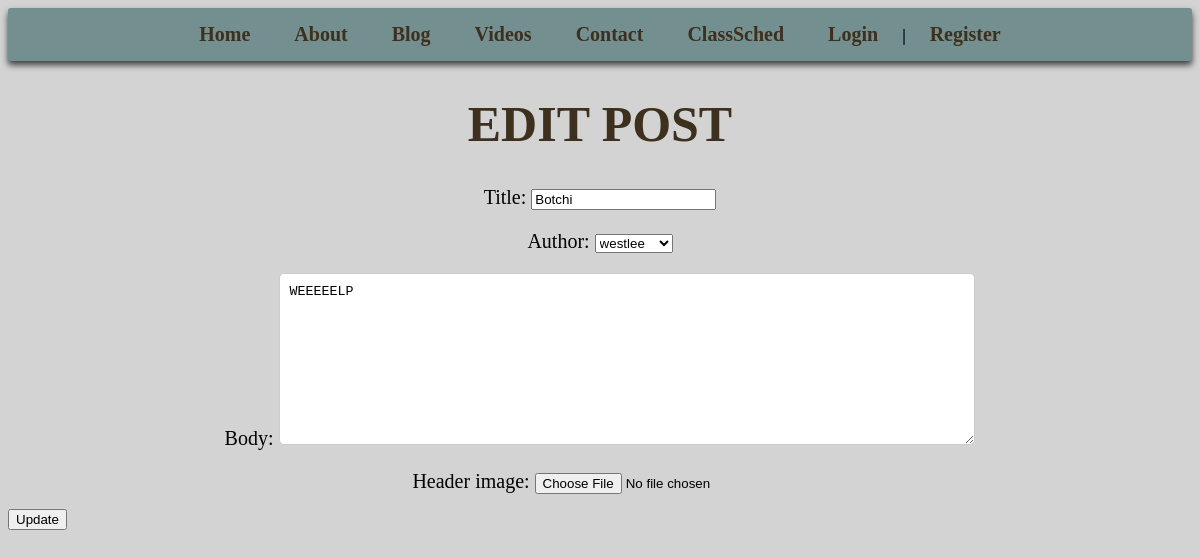
/blog/3/edit, run on the app's committed database.
### app/models.py (models this page shows, shortened)
class Post(models.Model):
    title = models.CharField(max_length=100)
    author = models.ForeignKey("auth.user", on_delete=models.CASCADE)
    body = models.TextField()
    header_image = models.ImageField(null=True, blank=True, upload_to="images/")

### app/views.py (the view)
# urls.py: path('blog/<int:pk>/edit', BlogUpdateView.as_view(), name='blog_update'),
class BlogUpdateView(LoginRequiredMixin, UpdateView):
    model = Post
    fields = ['title', 'author', 'body']
    template_name = 'app/blog_update.html'

### app/templates/app/blog_update.html (shortened to what this page needs)
{%  extends 'app/base.html' %}
{% load static %}
{% block content%}
    <h1>EDIT POST</h1>
    <form action="{% url 'blog_update' object.pk %}" method="post" enctype="multipart/form-data">
        {{form.as_p}}
        <input type="submit" value="Update">
    </form>
{% endblock content %}

### static/css/base.css (style rules this page uses)
body { background-color: lightgrey; }
h1 { color: rgb(61, 48, 30); font-weight: bold; font-size: 50px; text-align: center; }
form p { margin-bottom: 15px; }
.form-group-contact input[type="text"], input[type="email"], textarea { width: 57%; padding: 10px; border: 1px solid #ccc; border-radius: 5px; }

### app/templates/app/base.html (style rules this page uses)
p { text-align: center; font-size: 20px; }

### data on the page
Post: title "Botchi", author "westlee", body "WEEEEELP"
